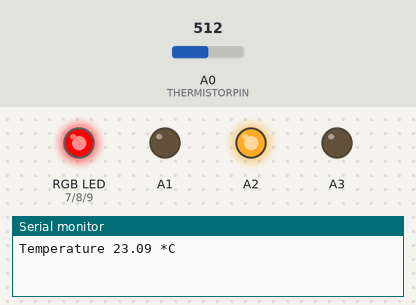
Bench run of a sketch on a simulated Arduino Uno, built with avr-gcc and run on an emulated ATmega328P. Shown: an RGB LED mixed from three pins (HIGH = lit), output pins drawn as LEDs (lit = HIGH), the last lines printed to the serial monitor. Inputs (shaded band) come from the test bench; at power-on: A0 (THERMISTORPIN) = 512. Pins used as bus, display or sensor lines are not drawn.

Above: at 1.2 s.
1.3 s: A0 (THERMISTORPIN) set to 116
4.7 s: A0 (THERMISTORPIN) set to 96
At 7.9 s:
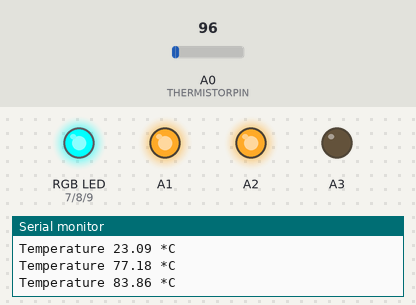
8.1 s: A0 (THERMISTORPIN) set to 60
At 10.5 s:
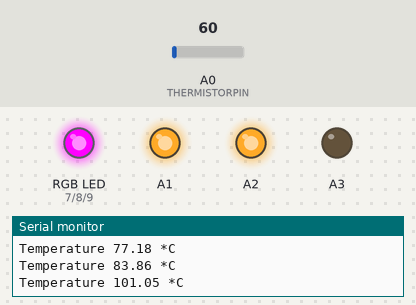
11.5 s: A0 (THERMISTORPIN) set to 67
At 13.6 s:
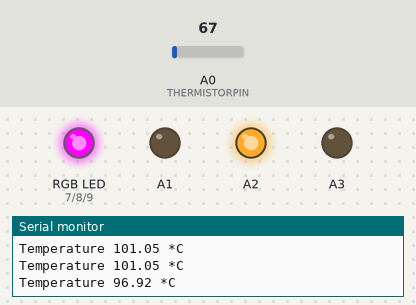
14.9 s: A0 (THERMISTORPIN) set to 26
At 18.0 s:
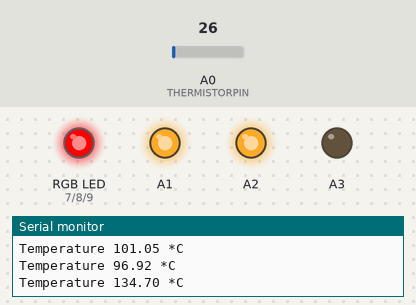
18.3 s: A0 (THERMISTORPIN) set to 33
At 22.5 s:
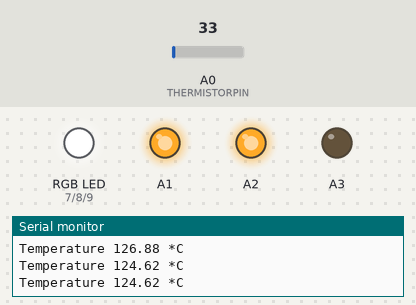
Timing chart, 0 to 22.7 s (numbered marks = the images above; inputs shaded):
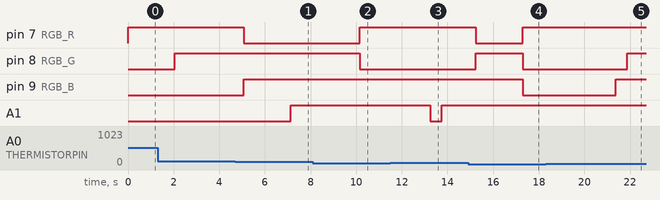

The sketch:

coffee.ino
```cpp
#include <PID_v1.h>


#define COLD_THRESHOLD 70
#define COFFEE_TEMPERATURE 97
#define OVERHEAT_TEMPERATURE 103
#define STEAM_READY 125

#define RGB_R 7
#define RGB_G 8
#define RGB_B 9

// which analog pin to connect
#define THERMISTORPIN A0
// resistance at 25 degrees C
// temp. for nominal resistance (almost always 25 C)

#define THERMISTORNOMINAL 61370
#define TEMPERATURENOMINAL 36.7

//#define THERMISTORNOMINAL 100000
//#define TEMPERATURENOMINAL 25

// how many samples to take and average, more takes longer
// but is more 'smooth'
#define NUMSAMPLES 4
// The beta coefficient of the thermistor (usually 3000-4000)
#define BCOEFFICIENT 3950
// the value of the 'other' resistor
#define SERIESRESISTOR 110000

int samples[NUMSAMPLES];


//PID SETUP
//Define Variables we'll be connecting to
double PIDSetpoint, PIDInput, PIDOutput;

//Specify the links and initial tuning parameters
//PID myPID(&PIDInput, &PIDOutput, &PIDSetpoint,1.5,0.05,11.5, DIRECT);

int PIDMax = 3000;
float lastTemp = 0;

void setup(void) {
  //PID

  /*
  PIDSetpoint = COFFEE_TEMPERATURE;
  myPID.SetOutputLimits(0, PIDMax);
  myPID.SetMode(AUTOMATIC);
  */

  //Other
  Serial.begin(9600);

  //Relay Ctrl
  pinMode(A1, OUTPUT);

  //Relay VCC
  pinMode(A2, OUTPUT);
  analogWrite(A2, 255);

  //Thermistor GND
  pinMode(A3, OUTPUT);
  analogWrite(A3, 0);

  pinMode(RGB_R, OUTPUT);
  digitalWrite(RGB_R, 1);

  pinMode(RGB_G, OUTPUT);
  digitalWrite(RGB_G, 0);

  pinMode(RGB_B, OUTPUT);
  digitalWrite(RGB_B, 0);
}

float getTemperature() {
  uint8_t i;
  float average;

  // take N samples in a row, with a slight delay
  for (i=0; i< NUMSAMPLES; i++) {
   samples[i] = analogRead(THERMISTORPIN);
   delay(10);
  }

  // average all the samples out
  average = 0;
  for (i=0; i< NUMSAMPLES; i++) {
     average += samples[i];
  }
  average /= NUMSAMPLES;

  //Serial.print("Average analog reading ");
  //Serial.println(average);

  // convert the value to resistance
  average = 1023 / average - 1;
  average = SERIESRESISTOR / average;
  //Serial.print("Thermistor resistance ");
  //Serial.println(average);

  float steinhart;
  steinhart = average / THERMISTORNOMINAL;     // (R/Ro)
  steinhart = log(steinhart);                  // ln(R/Ro)
  steinhart /= BCOEFFICIENT;                   // 1/B * ln(R/Ro)
  steinhart += 1.0 / (TEMPERATURENOMINAL + 273.15); // + (1/To)
  steinhart = 1.0 / steinhart;                 // Invert
  steinhart -= 273.15;                         // convert to C

  return steinhart;
}

void loop(void) {
  float steinhart = getTemperature();
  Serial.print("Temperature ");
  Serial.print(steinhart);
  Serial.println(" *C");

  analogWrite(1, 255);
  bool heat = false;
  bool ledblink = false;
  bool red = false;
  bool blue = false;
  bool green = false;

  if(steinhart < COLD_THRESHOLD) {
    blue = true;
    heat = true;
  } else if(steinhart >= COLD_THRESHOLD && steinhart < COFFEE_TEMPERATURE) {
    red = true;
    heat = true;
  } else if(steinhart >= COFFEE_TEMPERATURE && steinhart < OVERHEAT_TEMPERATURE) {
    green = true;
    heat = false;
  } else if(steinhart >= OVERHEAT_TEMPERATURE && steinhart < STEAM_READY) {
    green = true;
    ledblink = true;
    heat = false;
  } else if(steinhart >= STEAM_READY) {
    heat = false;
    green = true;
    blue = true;
  }

  /*
  //PID
  PIDInput = steinhart;
  myPID.Compute();

  int pidTime = (int)PIDOutput;
  int sleepTime = (int)(PIDMax - PIDOutput);

  Serial.print("On for ");
  Serial.print(PIDOutput);
  Serial.print("ms. Sleep for ");
  Serial.print(sleepTime);
  Serial.println("ms.");

  if(PIDOutput > 0) {
    analogWrite(A1, 0);
    delay(pidTime);
  }

  if(sleepTime > 0) {
    analogWrite(A1, 255);
    delay(sleepTime);
  }
  */


  /************************************************
  * turn the output pin on/off based on pid output
  ************************************************/
  /*
  unsigned long now = millis();
  if(now - windowStartTime > WindowSize) {
    //time to shift the Relay Window
    windowStartTime += WindowSize;
  }
  if(PIDOutput > now - windowStartTime) {
    analogWrite(A1, 0);
  } else {
    analogWrite(A1, 255);
  }
  */


  if(heat) {
    analogWrite(A1, 0);

    float diff = steinhart - lastTemp;
    lastTemp = steinhart;
    bool gaining = false;

    if(diff > 2) {
      gaining = true;
    }

    if(steinhart < 80 || (steinhart < 92 && !gaining)) {
      delay(2000);
    } else if(steinhart < 92) {
      delay(1000);
      analogWrite(A1, 255);
      delay(1000);
    } else if(steinhart < COFFEE_TEMPERATURE-1) {
      delay(500);
      analogWrite(A1, 255);
      delay(1000);
    } else {
      delay(500);
      analogWrite(A1, 255);
      delay(1500);
    }
  } else {
    analogWrite(A1, 255);
    delay(1000);
  }


  if(!red) {
    digitalWrite(RGB_R, 1);
  }
  if(!green) {
    digitalWrite(RGB_G, 1);
  }
  if(!blue) {
    digitalWrite(RGB_B, 1);
  }

  if(ledblink) {
    if(red) digitalWrite(RGB_R,0);
    if(green) digitalWrite(RGB_G,0);
    if(blue) digitalWrite(RGB_B,0);
    delay(500);
    digitalWrite(RGB_R,1);
    digitalWrite(RGB_G,1);
    digitalWrite(RGB_B,1);
    delay(500);
  } else {
    if(red) digitalWrite(RGB_R,0);
    if(green) digitalWrite(RGB_G,0);
    if(blue) digitalWrite(RGB_B,0);
    delay(1000);
  }
}
```

Measured:
- the behaviour switches between 108 and 107 on A0 (THERMISTORPIN) (found by bisection; images 0 and 1)
- the behaviour switches between 66 and 67 on A0 (THERMISTORPIN) (found by bisection; images 2 and 3)
- the behaviour switches between 32 and 33 on A0 (THERMISTORPIN) (found by bisection; images 4 and 5)
- after the input at 4.7 s, A1: LOW → HIGH after 2.4 s
- after the input at 8.1 s, pin 7 (RGB_R): LOW → HIGH after 2.1 s; pin 8 (RGB_G): HIGH → LOW after 2.1 s; A1: stays HIGH (without the input it goes to LOW after 1.1 s)
- after the input at 11.5 s, A1: HIGH → LOW after 1.7 s, → HIGH 0.50 s later
- after the input at 14.9 s, pin 9 (RGB_B): HIGH → LOW after 2.4 s; A1: stays HIGH (without the input it goes to LOW after 1.4 s)
- after the input at 18.3 s, pin 8 (RGB_G): LOW → HIGH after 3.6 s; pin 9 (RGB_B): LOW → HIGH after 3.1 s
